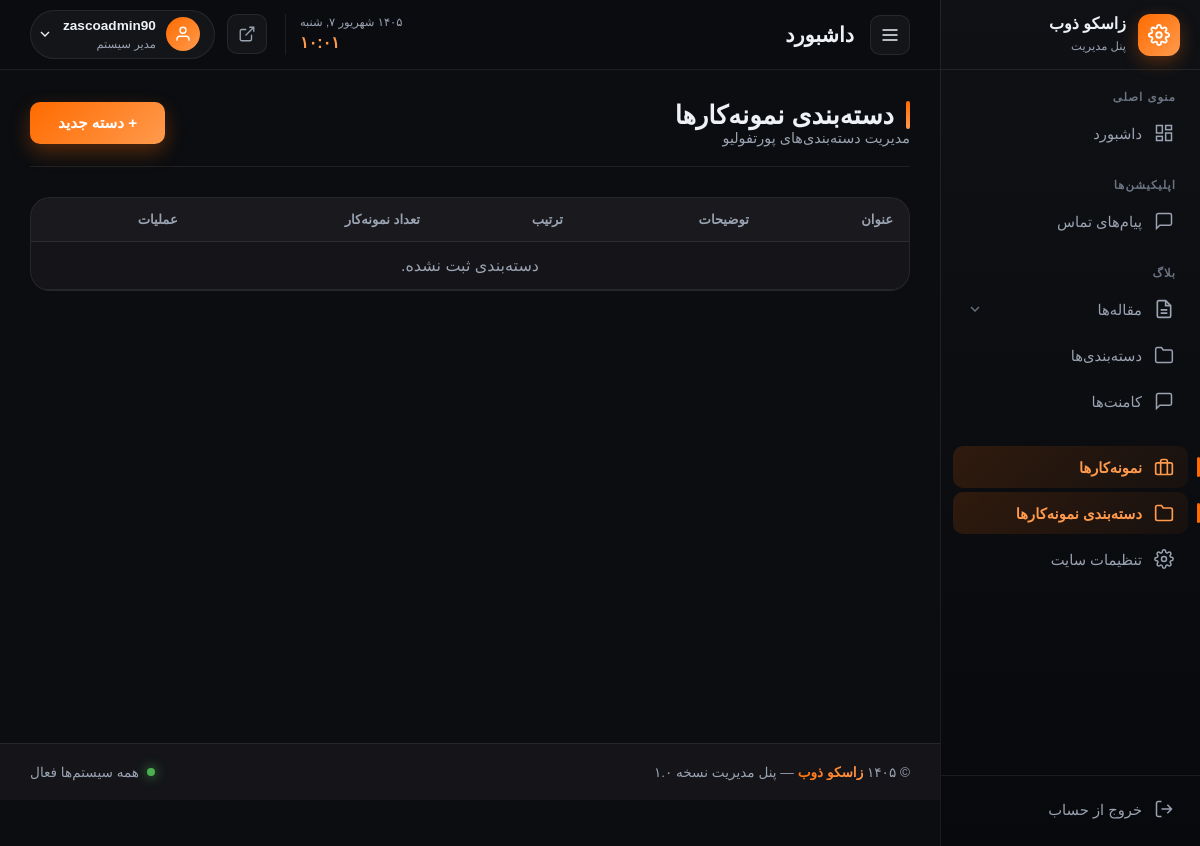
/zasco-admin-x9k2p/portfolio-categories/ (signed in), run on an earlier commit of the app's database.
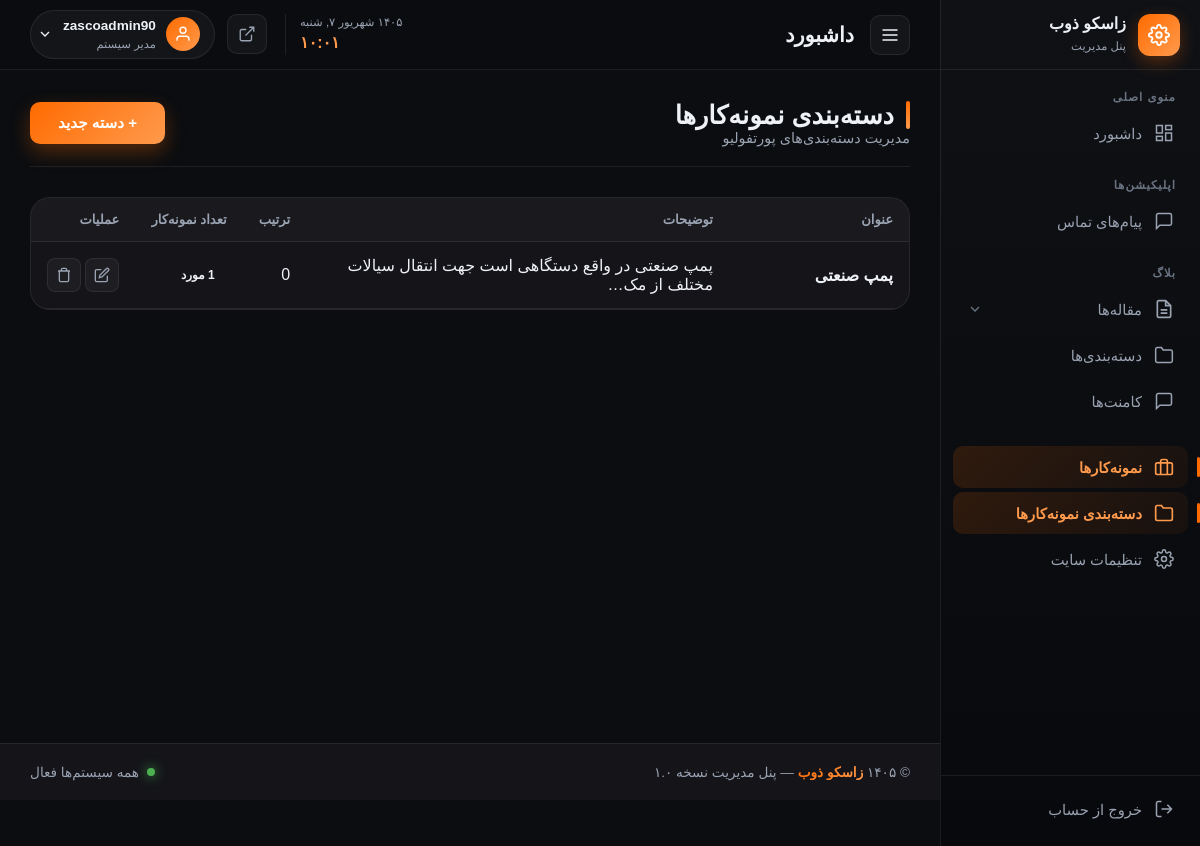
And on a later commit of the database.
### portfolio/models.py (models this page shows, shortened)
class PortfolioCategory(SoftDeleteModel):
    title = models.CharField('عنوان دسته', max_length=120)
    slug = models.SlugField('اسلاگ', max_length=160, unique=True, allow_unicode=True)
    description = models.TextField('توضیحات سئو', blank=True)
    order = models.PositiveIntegerField('ترتیب', default=0)
    class Meta:
        verbose_name = 'دسته نمونه‌کار'
        verbose_name_plural = 'دسته‌های نمونه‌کار'
        ordering = ['order', 'title']

### panel/views.py (the view)
# urls.py: path('portfolio-categories/', views.portfolio_category_list, name='portfolio_category_list'),
@login_required
def portfolio_category_list(request):
    if not request.user.is_staff:
        return redirect('panel:login')
    categories = PortfolioCategory.objects.annotate(
        items_count=Count('items', filter=Q(items__published=True, items__is_deleted=False))
    ).order_by('order', 'title')
    paginator = Paginator(categories, 10)
    categories = paginator.get_page(request.GET.get('page'))
    return render(request, 'main_pages/portfolio/category_list.html', {'categories': categories})

### main/context_processors.py (called while the page is built)
def site_settings(request):
    return {'site': SiteSetting.load()}

### main/models.py (called while the page is built)
    def get_queryset(self):
        return super().get_queryset().filter(is_deleted=False)

    @classmethod
    def load(cls):
        obj, _ = cls.objects.get_or_create(pk=1)
        return obj

### panel/context_processors.py (called while the page is built)
def panel_badges(request):
    if not (request.user.is_authenticated and request.user.is_staff):
        return {}
    return {
        'pending_comments': Comment.objects.filter(approved=False, is_deleted=False).count(),
    }

### panel/templates/main_pages/portfolio/category_list.html (shortened to what this page needs)
{% extends 'layouts/panel_base.html' %}
{% block content %}
<div class="page-header">
    <div>
        <h1 class="page-title">دسته‌بندی نمونه‌کارها</h1>
        <p class="page-subtitle">مدیریت دسته‌بندی‌های پورتفولیو</p>
    </div>
    <a href="{% url 'panel:portfolio_category_add' %}" class="btn-primary">+ دسته جدید</a>
</div>
<div class="card">
    <div class="table-responsive">
        <table class="data-table">
            <thead>
                <tr>
                    <th>عنوان</th>
                    <th>توضیحات</th>
                    <th>ترتیب</th>
                    <th>تعداد نمونه‌کار</th>
                    <th>عملیات</th>
                </tr>
            </thead>
            <tbody>
            {% for cat in categories %}
            <tr>
                <td><strong>{{ cat.title }}</strong></td>
                <td>{{ cat.description|truncatechars:60|default:'—' }}</td>
                <td>{{ cat.order }}</td>
                <td>
                    <span class="badge badge-info">{{ cat.items_count }} مورد</span>
                </td>
                <td>
                    <a href="{% url 'panel:portfolio_category_edit' cat.id %}" class="btn-icon" title="ویرایش">
                        <svg viewBox="0 0 24 24" fill="none" stroke="currentColor" stroke-width="2">
                            <path d="M11 4H4a2 2 0 0 0-2 2v14a2 2 0 0 0 2 2h14a2 2 0 0 0 2-2v-7"/>
                            <path d="M18.5 2.5a2.121 2.121 0 0 1 3 3L12 15l-4 1 1-4 9.5-9.5z"/>
                        </svg>
                    </a>
                    <a href="{% url 'panel:portfolio_category_delete' cat.id %}" class="btn-icon danger" title="حذف" onclick="return confirm('حذف شود؟')">
                        <svg viewBox="0 0 24 24" fill="none" stroke="currentColor" stroke-width="2">
                            <polyline points="3 6 5 6 21 6"/>
                            <path d="M19 6v14a2 2 0 0 1-2 2H7a2 2 0 0 1-2-2V6m3 0V4a2 2 0 0 1 2-2h4a2 2 0 0 1 2 2v2"/>
                        </svg>
                    </a>
                </td>
            </tr>
            {% empty %}
            <tr><td colspan="5" class="text-center">دسته‌بندی ثبت نشده.</td></tr>
            {% endfor %}
            </tbody>
        </table>
    </div>
</div>
{% endblock %}

What changed in the data, as far as the page shows it:
added PortfolioCategory: title "پمپ صنعتی", description "پمپ صنعتی در واقع دستگاهی است جهت انتقال سیالات مختلف از مک…", order "0", items_count "1"
Also different on the page:
text no longer shown: "دسته‌بندی ثبت نشده."
